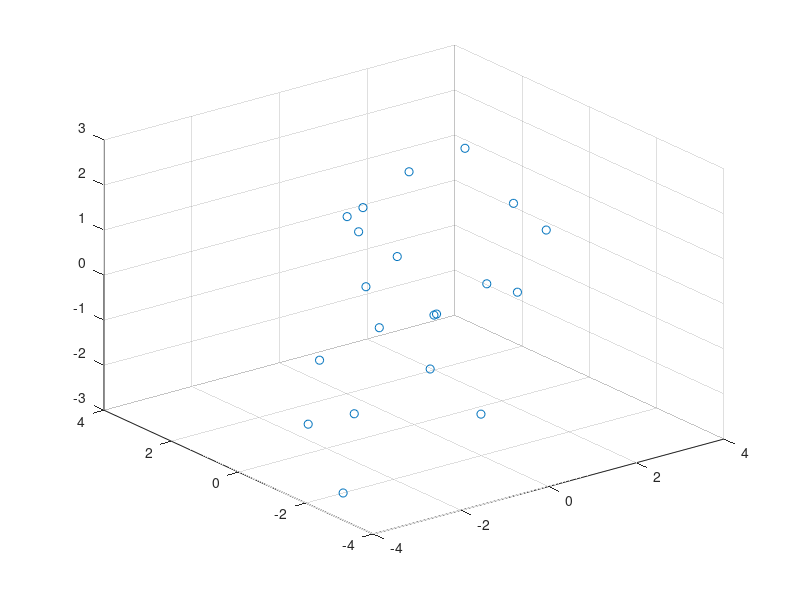

MATLAB code to generate this figure: (Note: this script raises an error after producing the figure.)
% Applied Math, Dr. Wallraven, Christian, 2015
% clustering basic

clear all
close all
clc

%%
X =[randn(10,4)+ones(10,4); randn(10,4)-ones(10,4)];
figure;
scatter3(X(:,1),X(:,2),X(:,3))
%%
cidx = kmeans(X,2,'distance','sqeuclid');
figure
hold on
scatter3(X(cidx==1,1),X(cidx==1,2),X(cidx==1,3),'rx')
scatter3(X(cidx==2,1),X(cidx==2,2),X(cidx==2,3),'gx')

%%
figure
silhouette(X,cidx,'sqeuclid');
